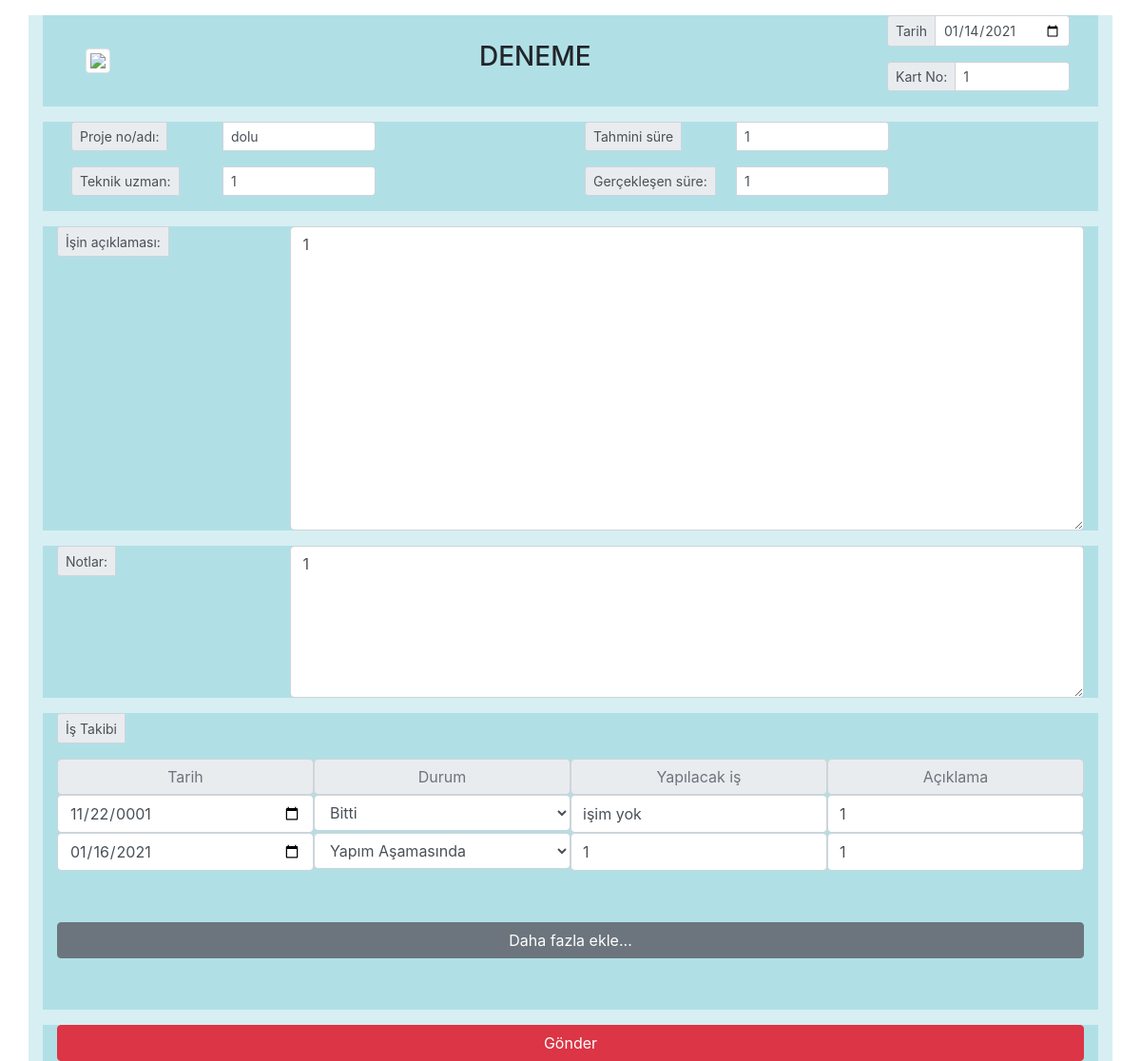
The page /isGuncelle/5 on the database its author committed.
### Uygulama/models.py (models this page shows, shortened)
class JobList(models.Model):
    ProjeNo=models.CharField(max_length = 500,verbose_name ="Proje No",null=False, blank=True, default=00000)
    TeknikUzman = models.CharField(max_length = 500, verbose_name="Teknik Uzman",null=False, blank=True, default=00000)
    TahminiSure = models.CharField(max_length=500,verbose_name="Tahmini Süre",null=False, blank=True, default=00000)
    GerceklesenSure=models.CharField(max_length=500,verbose_name="Gerçekleşen Süre",null=False, blank=True, default=00000)
    Tarih = models.CharField(max_length=500,verbose_name="Tarih",null=False, blank=True, default=00000)
    KartNo = models.CharField(max_length=500,verbose_name="Kart No",null=False, blank=True, default=00000)
    IsAciklamasi = models.CharField(max_length=500,verbose_name="İş Açıklaması",null=False, blank=True, default=00000)
    Notlar = models.CharField(max_length=500,verbose_name="Notlar",null=False, blank=True, default=00000)

class Todos(models.Model):
    TodosJob = models.ForeignKey(JobList,on_delete=models.CASCADE,verbose_name="Hangi iş?")
    todoTarih = models.CharField(max_length=500,verbose_name="Tarih",null=False, blank=True, default=00000)
    todoDurum = models.CharField(max_length=500,verbose_name="Durum",null=False, blank=True, default=00000)
    todoYapilacakIs= models.CharField(max_length=500,verbose_name="Yapılacak İş",null=False, blank=True, default=00000)
    todoAciklama = models.CharField(max_length=500,verbose_name="Açıklama",null=False, blank=True, default=00000)
    t = models.CharField(max_length=2,verbose_name="t",null=False, blank=True, default=00000)
    d = models.CharField(max_length=2,verbose_name="d",null=False, blank=True, default=00000)
    y = models.CharField(max_length=2,verbose_name="y",null=False, blank=True, default=00000)
    a = models.CharField(max_length=2,verbose_name="a",null=False, blank=True, default=00000)

### Uygulama/views.py (the view)
# urls.py: path('isGuncelle/<int:id>',views.isDuzenle),
def isDuzenle(request,id):
    nesne = get_object_or_404(JobList,id=id)
    Todos1 = Todos.objects.all()
    i=0
    if(nesne):
        if(Todos1):
            for item in Todos1:
                if(item.TodosJob==nesne):
                    i+=1
    return render(request,"isGuncelle.html",{"nesne":nesne,"Todos1":Todos1,"i":i})

### templates/isGuncelle.html (shortened to what this page needs)
<!DOCTYPE html>
<html lang="en">
  <head>
    <link
      rel="stylesheet"
      href="https://maxcdn.bootstrapcdn.com/bootstrap/4.0.0/css/bootstrap.min.css"
    />
  </head>
  <body
    style="
      background: url('https://c.files.bbci.co.uk/F98B/production/_99838836_mario976.jpg')
        center center fixed;
      background-size: cover;
    "
  >
  <form method="post" action="/isGuncelleAction/{{nesne.id}}">
    <div
      class="container"
      style="
        box-sizing: border-box;
        background-color: rgba(176, 224, 230, 0.5);
        width: 80rem;
      "
    >
      <div
        class="container"
        style="
          display: flex;
          width: 100%;
          height: auto;
          margin-top: 1rem;
          background-color: rgba(176, 224, 230, 1);
        "
      >
        <div class="container" style="display: flex; align-items: center">
          <div class="container">
            <img
              src="https://www.inmg.gov.cv/images/screen-shot-2019-09-22-at-6.00.12-pm.png"
              class="img-thumbnail"
            />
          </div>
          <div class="container"><h3>DENEME</h3></div>
        </div>
        <div class="container" style="width: 14rem">
          <div style="width: 12rem" class="input-group input-group-sm mb-3">
            <div class="input-group-prepend">
              <span class="input-group-text" id="inputGroup-sizing-sm"
                >Tarih</span
              >
            </div>
            <input
              type="date"
              class="form-control"
              aria-label="Small"
              placeholder="GG/AA/YYYY"
              aria-describedby="inputGroup-sizing-sm"
              name="tarih"
              value="{{nesne.Tarih}}"
            />
          </div>
          <div style="width: 12rem" class="input-group input-group-sm mb-3">
            <div class="input-group-prepend">
              <span class="input-group-text" id="inputGroup-sizing-sm"
                >Kart No:</span
              >
            </div>
            <input
              type="text"
              class="form-control"
              aria-label="Small"
              placeholder="#######"
              aria-describedby="inputGroup-sizing-sm"
              name="kartNo"
              value="{{nesne.KartNo}}"
            />
          </div>
        </div>
      </div>
      <div
        class="container"
        style="
          display: flex;
          width: auto;
          height: auto;
          justify-content: space-between;
          margin-top: 1rem;
          box-sizing: border-box;
          background-color: rgba(176, 224, 230, 1);
        "
      >
        <div class="container">
          <div style="width: 20rem" class="input-group input-group-sm mb-3">
            <div class="input-group-prepend" style="width: 10rem">
              <span class="input-group-text" id="inputGroup-sizing-sm"
                >Proje no/adı:</span
              >
            </div>
            <input
              type="text"
              class="form-control"
              aria-label="Small"
              placeholder="#######"
              aria-describedby="inputGroup-sizing-sm"
              name="projeNo"
              value="{{nesne.ProjeNo}}"
            />
          </div>
          <div style="width: 20rem" class="input-group input-group-sm mb-3">
            <div class="input-group-prepend" style="width: 10rem">
              <span class="input-group-text" id="inputGroup-sizing-sm"
                >Teknik uzman:</span
              >
            </div>
            <input
              type="text"
              class="form-control"
              aria-label="Small"
              placeholder="#######"
              aria-describedby="inputGroup-sizing-sm"
              name = "teknikUzman"
              value="{{nesne.TeknikUzman}}"
            />
          </div>
        </div>
        <div class="container">
          <div style="width: 20rem" class="input-group input-group-sm mb-3">
            <div class="input-group-prepend" style="width: 10rem">
              <span class="input-group-text" id="inputGroup-sizing-sm"
                >Tahmini süre</span
              >
            </div>
            <input
              type="text"
              class="form-control"
              aria-label="Small"
              placeholder="#######"
              aria-describedby="inputGroup-sizing-sm"
              name="tahminiSure"
              value="{{nesne.TahminiSure}}"
            />
          </div>
          <div style="width: 20rem" class="input-group input-group-sm mb-3">
            <div class="input-group-prepend" style="width: 10rem">
              <span class="input-group-text" id="inputGroup-sizing-sm"
                >Gerçekleşen süre:</span
              >
            </div>
            <input
              type="text"
              class="form-control"
              aria-label="Small"
              placeholder="#######"
              aria-describedby="inputGroup-sizing-sm"
              name="gerceklesenSure"
              value="{{nesne.GerceklesenSure}}"
            />
          </div>
        </div>
      </div>
      <div
        class="container"
        style="
          display: flex;
          width: auto;
          height: auto;
          justify-content: space-between;
          margin-top: 1rem;
          box-sizing: border-box;
          background-color: rgba(176, 224, 230, 1);
        "
      >
        <div style="width: 20rem" class="input-group input-group-sm mb-3">
          <div class="input-group-prepend" style="width: 10rem; height: 2rem">
            <span class="input-group-text" id="inputGroup-sizing-sm"
              >İşin açıklaması:</span
            >
          </div>
        </div>
        <textarea
          type="text"
          class="form-control"
          aria-label="Small"
          placeholder="#######"
          aria-describedby="inputGroup-sizing-sm"
          style="height: 20rem"
          col="20"
          name="isAciklamasi"
        >{{nesne.IsAciklamasi}}</textarea></div>
      <div
        class="container"
        style="
          display: flex;
          width: auto;
          height: auto;
          justify-content: space-between;
          margin-top: 1rem;
          box-sizing: border-box;
          background-color: rgba(176, 224, 230, 1);
        "
      >
        <div style="width: 20rem" class="input-group input-group-sm mb-3">
          <div class="input-group-prepend" style="width: 10rem; height: 2rem">
            <span class="input-group-text" id="inputGroup-sizing-sm"
              >Notlar:</span
            >
          </div>
        </div>
        <textarea
          type="text"
          class="form-control"
          aria-label="Small"
          placeholder="#######"
          aria-describedby="inputGroup-sizing-sm"
          style="height: 10rem"
          col="20"
          name="notlar"
        >{{nesne.Notlar}}</textarea></div>
            <div
        class="container"
        style="
          display: flex;
          width: auto;
          height: auto;
          justify-content: space-between;
          margin-top: 1rem;
          box-sizing: border-box;
          background-color: rgba(176, 224, 230, 1);
          flex-direction: column;
        "
      >
        <div style="width: 20rem" class="input-group input-group-sm mb-3">
          <div class="input-group-prepend" style="width: 10rem; height: 2rem">
            <span class="input-group-text" id="inputGroup-sizing-sm"
              >İş Takibi</span
            >
          </div>
        </div>
            <div id="k2" style="display:flex;justify-content:space-between">
              <input
              type="text"
              style="text-align:center;"
              class="form-control"
              aria-label="Small"
              placeholder="Tarih"
              aria-describedby="inputGroup-sizing-sm"
              disabled
            />
            <input
              type="text"
              style="text-align:center;"
              class="form-control"
              aria-label="Small"
              placeholder="Durum"
              aria-describedby="inputGroup-sizing-sm"
              disabled
            />
            <input
              type="text"
              style="text-align:center;"
              class="form-control"
              aria-label="Small"
              placeholder="Yapılacak iş"
              aria-describedby="inputGroup-sizing-sm"
              disabled
            />
            <input
              type="text"
              style="text-align:center;"
              class="form-control"
              aria-label="Small"
              placeholder="Açıklama"
              aria-describedby="inputGroup-sizing-sm"
              disabled
            />
            </div>
        {% if Todos1 %}
        {% for item in Todos1 %}
        {% if item.TodosJob == nesne %}
        <div id="k1" style="display:flex;justify-content:space-between">
              <input
              type="date"
              class="form-control"
              aria-label="Small"
              placeholder="Tarih"
              value="{{item.todoTarih}}""
              aria-describedby="inputGroup-sizing-sm"
              name = "{{item.t}}"
            />
            <select class="form-control" aria-describedby="inputGroup-sizing-sm"
              name = "{{item.d}}">
            {% if item.todoDurum == "Eklendi" %}
           <option selected>Eklendi</option>
            <option >Yapım Aşamasında</option>
            <option >Bitti</option>
            {% elif item.todoDurum == "Yapım Aşamasında" %}
            <option selected>Yapım Aşamasında</option>
            {% else %}
            <option selected>Bitti</option>
            {% endif %}
            </select>
              <input
              type="text"
              class="form-control"
              aria-label="Small"
              placeholder="Yapılacak iş"
              value="{{item.todoYapilacakIs}}"
              aria-describedby="inputGroup-sizing-sm"
              name = "{{item.y}}"
            />
             <input
              type="text"
              class="form-control"
              aria-label="Small"
              placeholder="Açıklama"
              value="{{item.todoAciklama}}"
              aria-describedby="inputGroup-sizing-sm"
              name = "{{item.a}}"
            />
            </div>
        {% endif %}
        {% endfor %}
        {% endif %}
            <button type="button" onClick="fonk()" class="btn btn-secondary"  >Daha fazla ekle...</button>
      </div>
          <div
        class="container"
        style="
          display: flex;
          width: auto;
          height: auto;
          justify-content: space-between;
          margin-top: 1rem;
          box-sizing: border-box;
          background-color: rgba(176, 224, 230, 1);
          flex-direction: column;
        "
      >
      <button type="submit" class="btn btn-danger">Gönder</button>
      </div>
      </div>
    </form>
  </body>
</html>

### rows shown on the page
JobList: tarih "01/14/2021", kartNo "1", projeNo "dolu", teknikUzman "1", tahminiSure "1", gerceklesenSure "1", isAciklamasi "1", notlar "1"
Todos: todoTarih "11/22/0001", todoDurum+d "Bitti", todoYapilacakIs "işim yok", todoAciklama "1"
Todos: todoTarih "01/16/2021", todoDurum+d "Yapım Aşamasında", todoYapilacakIs "1", todoAciklama "1"
